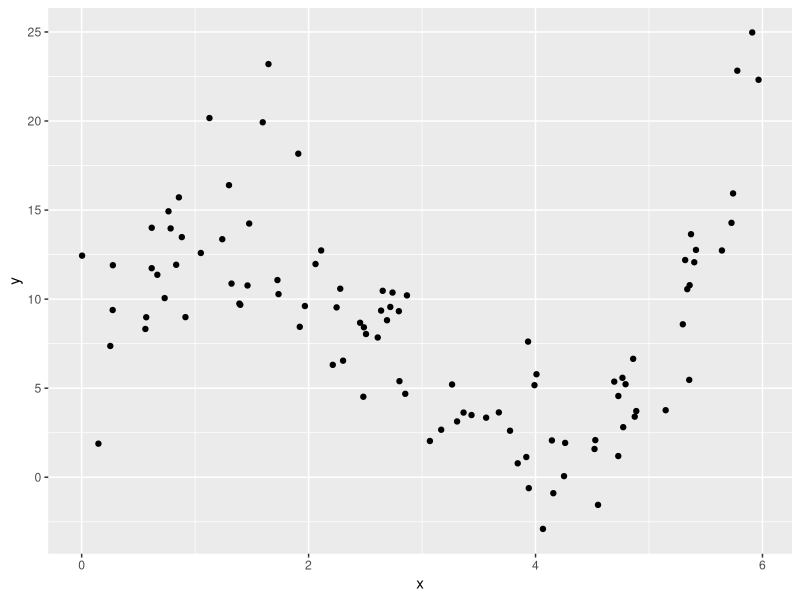
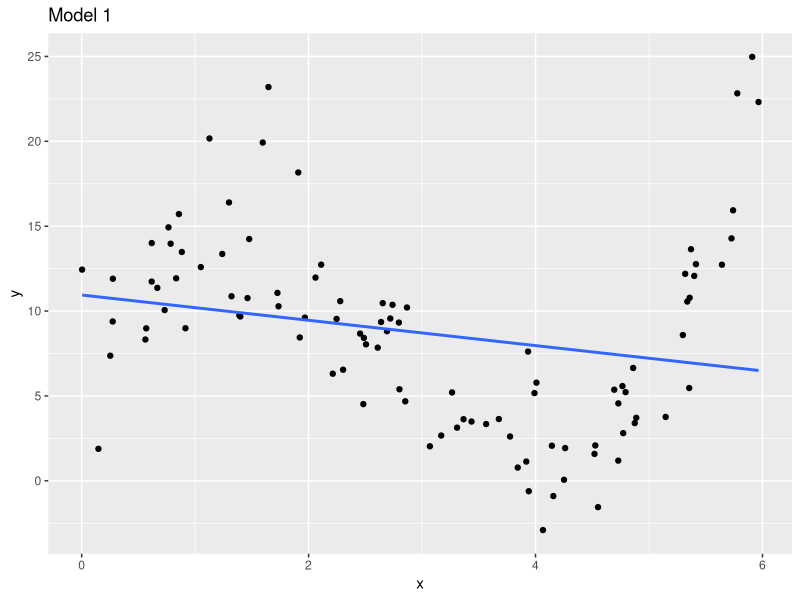
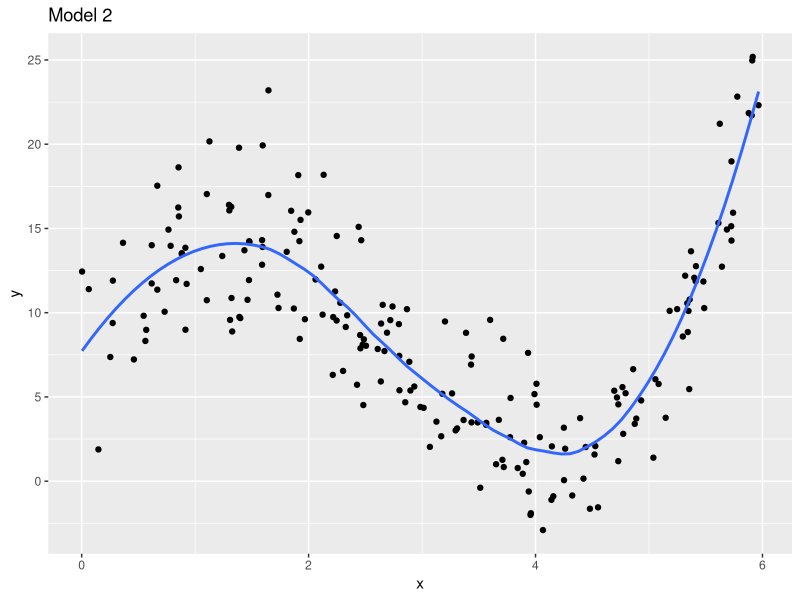
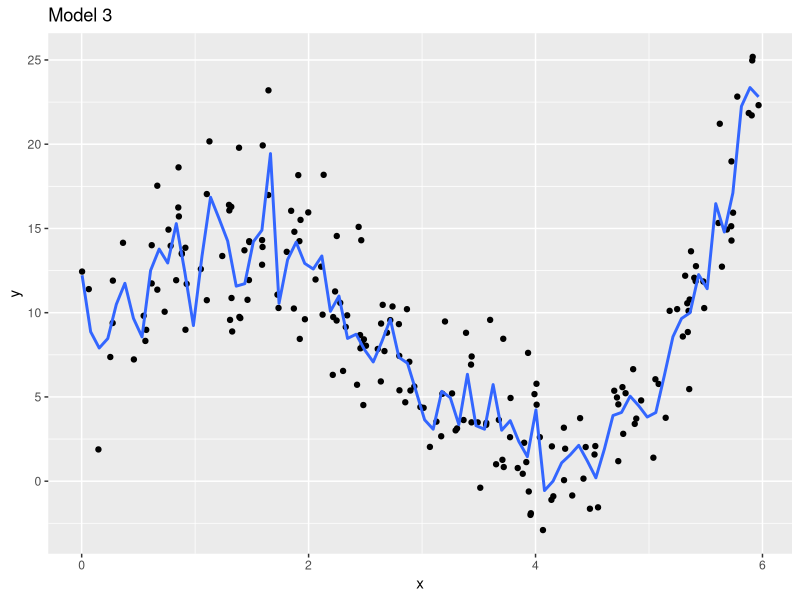

Recreate these plots in R, in order.
## ---- chunk 1
library(tidyverse)
## ---- chunk 2
# simulate data from 3rd-degree polynomial model
set.seed(123)
x <- runif(200, 0, 6)
eps <- rnorm(200, sd = 3)
y <- x * (x-3) * (x-5) + 6 + eps
## ---- chunk 3
df <- data.frame(x, y)
df_train <- df[1:100, ]
df_test <- df[101:200, ]
## ---- chunk 4
ggplot(df_train, aes(x, y)) + geom_point()
## ---- chunk 5
ggplot(df_train, aes(x, y)) + geom_point() +
  geom_smooth(method = "lm", se = FALSE) +
  ggtitle("Model 1")
## ---- chunk 6
ggplot(df, aes(x, y)) + geom_point() +
  geom_smooth(method = "loess", span = 0.6, se = FALSE) +
  ggtitle("Model 2")
## ---- chunk 7
ggplot(df, aes(x, y)) + geom_point() +
  geom_smooth(method = "loess", span = 0.05, se = FALSE) +
  ggtitle("Model 3")
## ---- chunk 8
# fit models on training set
mod1 <- lm(y ~ x, data = df_train)
mod2 <- loess(y ~ x, span = 0.6, data = df_train)
mod3 <- loess(y ~ x, span = 0.05, data = df_train)
## ---- chunk 9
# function to compute RMSE
MSE <- function(y, y_hat) {
  mean((y - y_hat)^2)
}
## ---- chunk 10
# make predictions on test set
pred1 <- predict(mod1, newdata = df_test)
pred2 <- predict(mod2, newdata = df_test)
pred3 <- predict(mod3, newdata = df_test)
## ---- chunk 11
# test set MSE
MSE(df_test$y, pred1)
MSE(df_test$y, pred2)
MSE(df_test$y, pred3)
## ---- chunk 12
# training set MSE
MSE(df_train$y, predict(mod1))
MSE(df_train$y, predict(mod2))
MSE(df_train$y, predict(mod3))
